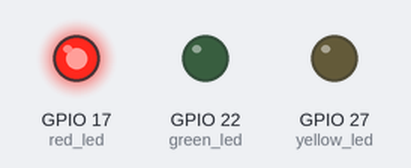
A program run on a simulated Raspberry Pi (BCM pin numbers). Parts: output pins drawn as LEDs (lit = HIGH).

Above: at 0.05 s.
At 0.55 s:
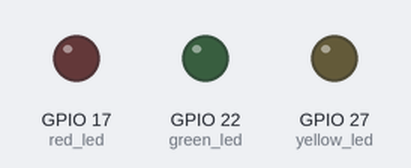
At 0.75 s:
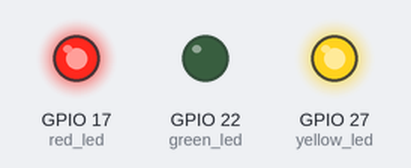
At 1.45 s:
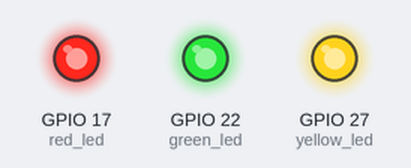
At 2.15 s:
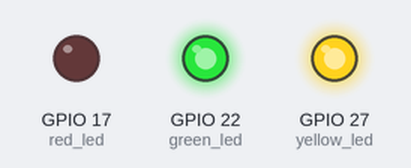
At 2.85 s:
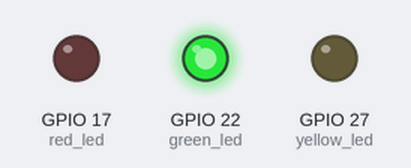
Timing chart, 0 to 3.1 s (numbered marks = the images above):
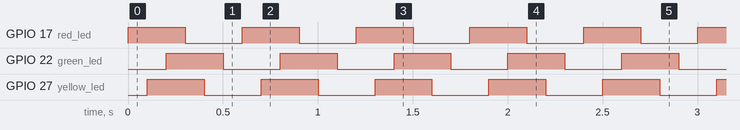

Measured:
- by itself, GPIO 17 (red_led), GPIO 22 (green_led), GPIO 27 (yellow_led): alternates HIGH for 0.30 s and LOW for 0.30 s
- by itself, everything shown: repeats every 0.60 s, in 6 steps

The program:

traffic_lights.py
```python
""" Wiring Notes
Ground--220 Ohm resistor--Red LED--GPIO17
Ground--220 Ohm resistor--Yellow LED--GPIO27
Ground--220 Ohm resistor--Green LED--GPIO22
"""
from gpiozero import LED
from time import sleep

red_led = LED(17)
yellow_led = LED(27)
green_led = LED(22)
sleep_timer = 0.1

while True:
    red_led.on()
    sleep(sleep_timer)
    yellow_led.on()
    sleep(sleep_timer)
    green_led.on()
    sleep(sleep_timer)
    red_led.off()
    sleep(sleep_timer)
    yellow_led.off()
    sleep(sleep_timer)
    green_led.off()
    sleep(sleep_timer)


# print(red_led.is_lit)
#
#while True:
#    red_led.on()
#    sleep(1)
#    red_led.off()
#    sleep(1)
```
